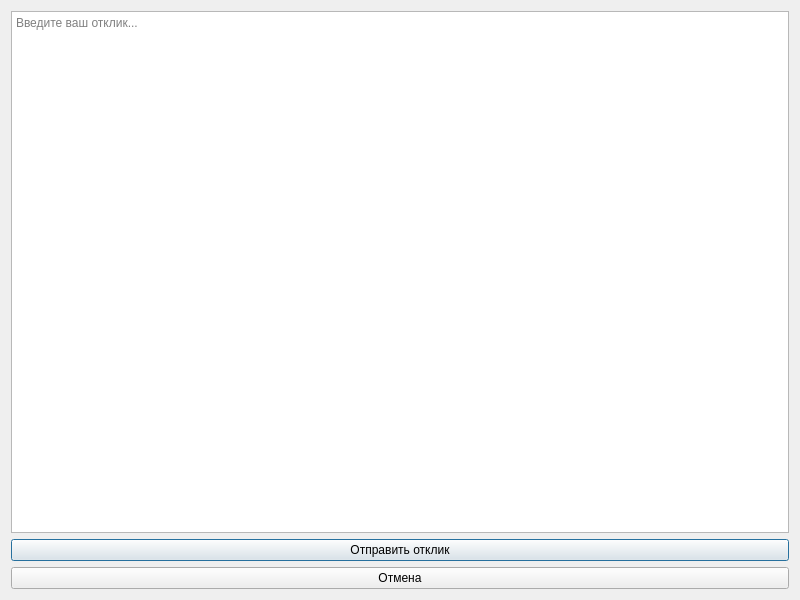
<?xml version="1.0" encoding="UTF-8"?>
<ui version="4.0">
 <class>ResponseWindow</class>
 <widget class="QDialog" name="ResponseWindow">
  <property name="geometry">
   <rect>
    <x>0</x>
    <y>0</y>
    <width>800</width>
    <height>600</height>
   </rect>
  </property>
  <property name="windowTitle">
   <string>TaskHub</string>
  </property>
  <property name="TaskHub" stdset="0">
   <string>Отклик на задачу</string>
  </property>
  <layout class="QVBoxLayout" name="verticalLayout">
   <item>
    <widget class="QTextEdit" name="responseTextEdit">
     <property name="placeholderText">
      <string>Введите ваш отклик...</string>
     </property>
    </widget>
   </item>
   <item>
    <widget class="QPushButton" name="sendResponseButton">
     <property name="text">
      <string>Отправить отклик</string>
     </property>
    </widget>
   </item>
   <item>
    <widget class="QPushButton" name="cancelButton">
     <property name="text">
      <string>Отмена</string>
     </property>
    </widget>
   </item>
  </layout>
 </widget>
 <resources/>
 <connections/>
</ui>
